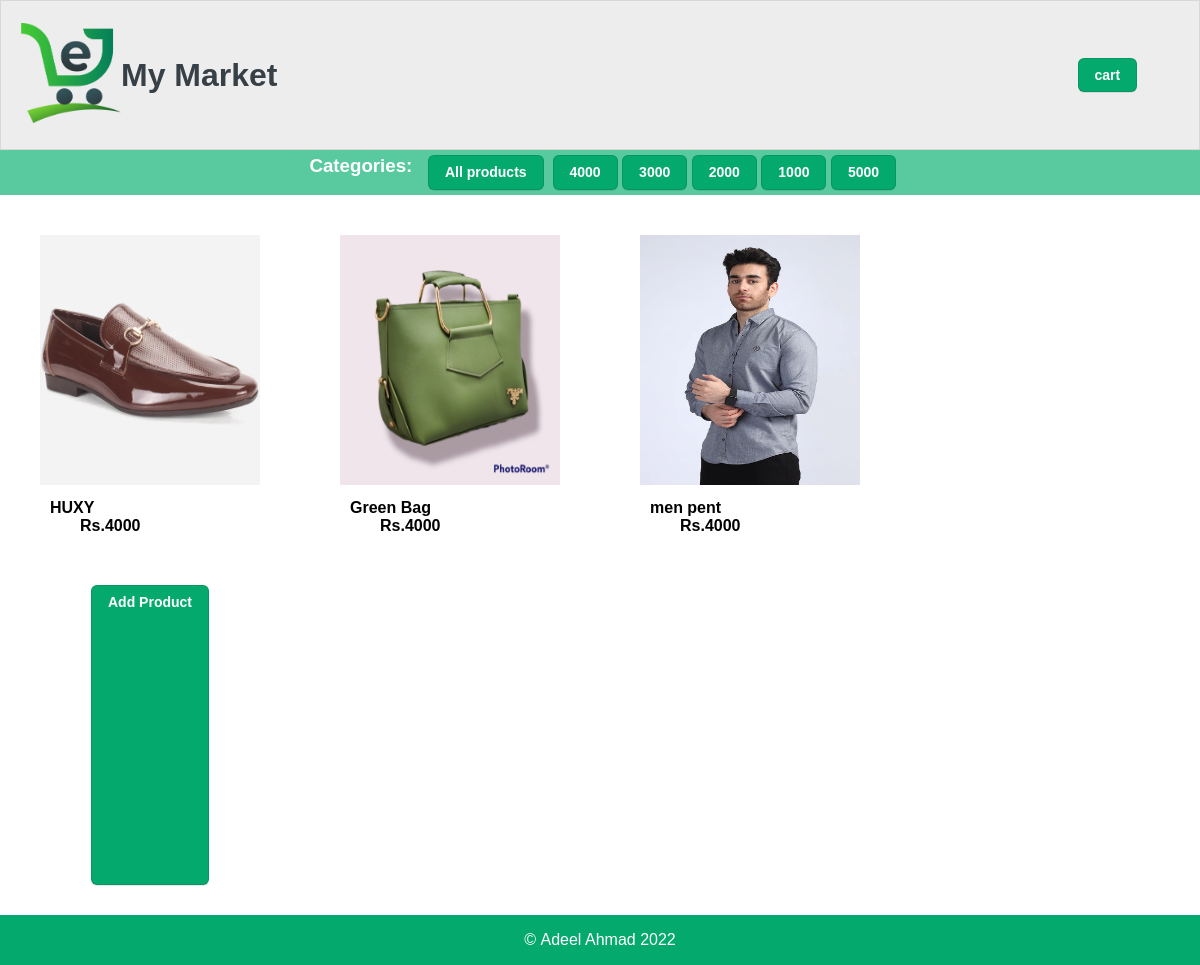
Screenshot of /display_customer_category.php?cat_id=4 with the database file from the repository.
### tables this page shows
CREATE TABLE `category` (
  `cat_id` int(11) NOT NULL,
  `price` int(11) NOT NULL,
  `description` varchar(500) NOT NULL
);

CREATE TABLE `product` (
  `pro_id` int(11) NOT NULL,
  `name` text NOT NULL,
  `price` int(11) NOT NULL,
  `cat_id` int(11) NOT NULL,
  `s_id` int(11) NOT NULL,
  `co_id` int(11) NOT NULL,
  `f_id` int(11) NOT NULL,
  `t_id` int(11) NOT NULL,
  `description` varchar(500) NOT NULL,
  `image` blob NOT NULL
);

### display_customer_category.php (the view, shortened to what this page needs)
<!DOCTYPE html>
<html lang="en">
<head>
</head>
<body>
<?php include "cart_included_header.php" ?>
<section id='product' style='height:auto;'>
<?php
 include "connect.php";
 $cat_id=$_GET['cat_id'];
 $q="SELECT pro_id,name,price,image FROM product WHERE cat_id = $cat_id";
   $rows=$conn->query($q);
   while($row=$rows->fetch_assoc()){
     echo "<div class='item'><a  href='product_detail.php?ID=".$row['pro_id']."'><img class='item_image' src='".$row['image'].
     "'><br/>"."<span class='name'>".$row['name']."<br></span><span class='price' >   Rs.".$row['price'] ."</span></a></div>";
   }
   echo "<div class='item'><a href='product.php' class='button-3'>Add Product</a></div>";
   ?>
<?php echo "</section>"?>
</body>
</html>

### cart_included_header.php (shortened to what this page needs)
<!DOCTYPE html>
<html lang="en">
<head>
    <link rel="stylesheet"  href="web_style.css" />
</head>
<body>
<header>
  <span><img src="productImages/logo.png" alt="" /> </span>
  <h1>My Market</h1>
  <a style="margin-left: 800px" href="display_cart.php" class="button-3"
    >cart</a
  >
</header>
   <?php
   include "connect.php";
   $q="SELECT cat_id, price FROM category";
   $rows=$conn->query($q);
   echo "<section  id='cat_link'><h3 style='color:white; margin-top:-0.01px;'>Categories:&nbsp;&nbsp;&nbsp;</h3><a class='button-3' href='customer_products_display.php'>All products</a>&nbsp;&nbsp;";
   while($row=$rows->fetch_assoc()){
     echo "<a class='button-3' href='display_customer_category.php?cat_id=".$row['cat_id']."'>".$row['price']. "</a> &nbsp;";
   }
   echo "</section>";
   ?>
</body>
</html>

### web_style.css (style rules this page uses)
header { margin: 0px; border: 0.5px solid rgba(132, 132, 133, 0.2); box-shadow: rgba(100, 100, 111, 0.2) 0px 7px 29px 0px; width: 100%; height: 150px; background-color: rgb(237, 237, 237); box-sizing: border-box; display: flex; align-items: center; }
img { width: 100px; height: 100px; margin-left: 20px; }
body { margin: 0px; padding: 0px; font-family: "Arial"; color: #384047; }
.button-3 { appearance: none; background-color: #04aa6d; border: 1px solid rgba(27, 31, 35, 0.15); border-radius: 6px; box-shadow: rgba(27, 31, 35, 0.1) 0 1px 0; box-sizing: border-box; color: #fff; cursor: pointer; display: inline-block; font-family: "Arial"; font-size: 14px; font-weight: 600; line-height: 20px; padding: 6px 16px; position: relative; text-align: center; text-decoration: none; touch-action: manipulation; vertical-align: middle; white-space: nowrap; }
footer { clear: both; display: flex; justify-content: center; align-items: center; width: 100%; height: 50px; background-color: #04aa6d; color: white; }

### display_customer_category.php (style rules this page uses)
#product { width:98%; height:auto; float:left; }
.item { float:left; width: 240px; height: 300px; margin:30px; display:flex; justify-content:center; }
.item_image { width: 220px; height: 250px; margin:10px; }
.name { color:black; font-weight:bold; margin-left:20px }
.price { color:black; font-weight:bold; margin-left:50px }
a { text-decoration: none; }

### cart_included_header.php (style rules this page uses)
#cat_link { width: 100%; height: 35px; background-color: #59caa0; padding: 5px; display:flex; justify-content:center; }

### rows the page displays
category: price "4000"
category: price "3000"
category: price "2000"
category: price "1000"
category: price "5000"
product: image (picture), name "HUXY", price "4000"
product: image (picture), name "Green Bag", price "4000"
product: image (picture), name "men pent", price "4000"
